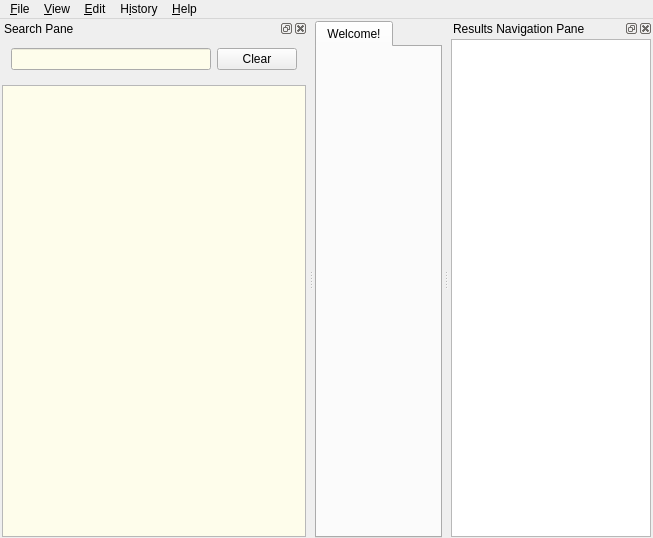
<?xml version="1.0" encoding="UTF-8"?>
<ui version="4.0">
 <class>MainWindow</class>
 <widget class="QMainWindow" name="MainWindow">
  <property name="geometry">
   <rect>
    <x>0</x>
    <y>0</y>
    <width>653</width>
    <height>538</height>
   </rect>
  </property>
  <property name="windowTitle">
   <string>GoldenDict</string>
  </property>
  <widget class="QWidget" name="centralWidget">
   <layout class="QHBoxLayout" name="horizontalLayout_2">
    <property name="leftMargin">
     <number>1</number>
    </property>
    <property name="topMargin">
     <number>2</number>
    </property>
    <property name="rightMargin">
     <number>1</number>
    </property>
    <property name="bottomMargin">
     <number>0</number>
    </property>
    <item>
     <widget class="MainTabWidget" name="tabWidget">
      <property name="currentIndex">
       <number>0</number>
      </property>
      <property name="iconSize">
       <size>
        <width>16</width>
        <height>16</height>
       </size>
      </property>
      <property name="elideMode">
       <enum>Qt::ElideRight</enum>
      </property>
      <widget class="QWidget" name="tab">
       <attribute name="title">
        <string>Welcome!</string>
       </attribute>
       <layout class="QHBoxLayout" name="horizontalLayout_4">
        <property name="margin">
         <number>0</number>
        </property>
       </layout>
      </widget>
     </widget>
    </item>
   </layout>
  </widget>
  <widget class="QMenuBar" name="menubar">
   <property name="geometry">
    <rect>
     <x>0</x>
     <y>0</y>
     <width>653</width>
     <height>27</height>
    </rect>
   </property>
   <widget class="QMenu" name="menuFile">
    <property name="title">
     <string>&amp;File</string>
    </property>
    <addaction name="newTab"/>
    <addaction name="separator"/>
    <addaction name="pageSetup"/>
    <addaction name="printPreview"/>
    <addaction name="print"/>
    <addaction name="separator"/>
    <addaction name="saveArticle"/>
    <addaction name="separator"/>
    <addaction name="rescanFiles"/>
    <addaction name="separator"/>
    <addaction name="actionCloseToTray"/>
    <addaction name="quit"/>
   </widget>
   <widget class="QMenu" name="menu_Edit">
    <property name="title">
     <string>&amp;Edit</string>
    </property>
    <addaction name="dictionaries"/>
    <addaction name="preferences"/>
   </widget>
   <widget class="QMenu" name="menu_Help">
    <property name="title">
     <string>&amp;Help</string>
    </property>
    <addaction name="visitHomepage"/>
    <addaction name="visitForum"/>
    <addaction name="separator"/>
    <addaction name="openConfigFolder"/>
    <addaction name="separator"/>
    <addaction name="about"/>
   </widget>
   <widget class="QMenu" name="menuView">
    <property name="title">
     <string>&amp;View</string>
    </property>
    <widget class="QMenu" name="menuZoom">
     <property name="title">
      <string>&amp;Zoom</string>
     </property>
    </widget>
    <addaction name="menuZoom"/>
   </widget>
   <widget class="QMenu" name="menuHistory">
    <property name="title">
     <string>H&amp;istory</string>
    </property>
    <addaction name="separator"/>
    <addaction name="clearHistory"/>
   </widget>
   <addaction name="menuFile"/>
   <addaction name="menuView"/>
   <addaction name="menu_Edit"/>
   <addaction name="menuHistory"/>
   <addaction name="menu_Help"/>
  </widget>
  <widget class="QDockWidget" name="dictsPane">
   <property name="windowTitle">
    <string>Results Navigation Pane</string>
   </property>
   <attribute name="dockWidgetArea">
    <number>2</number>
   </attribute>
   <widget class="DictsPaneWidget" name="dictsPaneWidget">
    <layout class="QVBoxLayout" name="verticalLayout_2">
     <property name="leftMargin">
      <number>2</number>
     </property>
     <property name="topMargin">
      <number>1</number>
     </property>
     <property name="rightMargin">
      <number>2</number>
     </property>
     <property name="bottomMargin">
      <number>1</number>
     </property>
     <item>
      <widget class="QListWidget" name="dictsList"/>
     </item>
    </layout>
   </widget>
  </widget>
  <widget class="QDockWidget" name="searchPane">
   <property name="windowTitle">
    <string>Search Pane</string>
   </property>
   <attribute name="dockWidgetArea">
    <number>1</number>
   </attribute>
   <widget class="SearchPaneWidget" name="searchPaneWidget">
    <property name="sizePolicy">
     <sizepolicy hsizetype="Preferred" vsizetype="Preferred">
      <horstretch>0</horstretch>
      <verstretch>0</verstretch>
     </sizepolicy>
    </property>
    <layout class="QVBoxLayout" name="verticalLayout">
     <property name="leftMargin">
      <number>2</number>
     </property>
     <property name="topMargin">
      <number>1</number>
     </property>
     <property name="rightMargin">
      <number>2</number>
     </property>
     <property name="bottomMargin">
      <number>1</number>
     </property>
     <item>
      <widget class="QFrame" name="horizontalFrame">
       <layout class="QHBoxLayout" name="horizontalLayout_5">
        <item>
         <widget class="QLineEdit" name="translateLine">
          <property name="minimumSize">
           <size>
            <width>200</width>
            <height>0</height>
           </size>
          </property>
          <property name="baseSize">
           <size>
            <width>0</width>
            <height>0</height>
           </size>
          </property>
          <property name="palette">
           <palette>
            <active>
             <colorrole role="Base">
              <brush brushstyle="SolidPattern">
               <color alpha="255">
                <red>254</red>
                <green>253</green>
                <blue>235</blue>
               </color>
              </brush>
             </colorrole>
            </active>
            <inactive>
             <colorrole role="Base">
              <brush brushstyle="SolidPattern">
               <color alpha="255">
                <red>254</red>
                <green>253</green>
                <blue>235</blue>
               </color>
              </brush>
             </colorrole>
            </inactive>
            <disabled>
             <colorrole role="Base">
              <brush brushstyle="SolidPattern">
               <color alpha="255">
                <red>255</red>
                <green>255</green>
                <blue>255</blue>
               </color>
              </brush>
             </colorrole>
            </disabled>
           </palette>
          </property>
          <property name="frame">
           <bool>true</bool>
          </property>
         </widget>
        </item>
        <item>
         <widget class="QPushButton" name="clearButton">
          <property name="text">
           <string>Clear</string>
          </property>
         </widget>
        </item>
       </layout>
      </widget>
     </item>
     <item>
      <widget class="QListWidget" name="wordList">
       <property name="palette">
        <palette>
         <active>
          <colorrole role="Base">
           <brush brushstyle="SolidPattern">
            <color alpha="255">
             <red>254</red>
             <green>253</green>
             <blue>235</blue>
            </color>
           </brush>
          </colorrole>
         </active>
         <inactive>
          <colorrole role="Base">
           <brush brushstyle="SolidPattern">
            <color alpha="255">
             <red>254</red>
             <green>253</green>
             <blue>235</blue>
            </color>
           </brush>
          </colorrole>
         </inactive>
         <disabled>
          <colorrole role="Base">
           <brush brushstyle="SolidPattern">
            <color alpha="255">
             <red>255</red>
             <green>255</green>
             <blue>255</blue>
            </color>
           </brush>
          </colorrole>
         </disabled>
        </palette>
       </property>
      </widget>
     </item>
    </layout>
   </widget>
  </widget>
  <action name="dictionaries">
   <property name="icon">
    <iconset>
     <normaloff>:/icons/book.png</normaloff>:/icons/book.png</iconset>
   </property>
   <property name="text">
    <string>&amp;Dictionaries...	F3</string>
   </property>
  </action>
  <action name="preferences">
   <property name="icon">
    <iconset>
     <normaloff>:/icons/configure.png</normaloff>:/icons/configure.png</iconset>
   </property>
   <property name="text">
    <string>&amp;Preferences...</string>
   </property>
   <property name="shortcut">
    <string>F4</string>
   </property>
  </action>
  <action name="visitHomepage">
   <property name="text">
    <string>&amp;Homepage</string>
   </property>
  </action>
  <action name="about">
   <property name="text">
    <string>&amp;About</string>
   </property>
   <property name="toolTip">
    <string>About GoldenDict</string>
   </property>
   <property name="shortcut">
    <string>F1</string>
   </property>
  </action>
  <action name="quit">
   <property name="text">
    <string>&amp;Quit</string>
   </property>
   <property name="toolTip">
    <string>Quit from application</string>
   </property>
   <property name="shortcut">
    <string>Ctrl+Q</string>
   </property>
  </action>
  <action name="visitForum">
   <property name="text">
    <string>&amp;Forum</string>
   </property>
  </action>
  <action name="actionCloseToTray">
   <property name="text">
    <string>&amp;Close To Tray</string>
   </property>
   <property name="toolTip">
    <string>Minimizes the window to tray</string>
   </property>
   <property name="shortcut">
    <string>Ctrl+F4</string>
   </property>
  </action>
  <action name="saveArticle">
   <property name="icon">
    <iconset>
     <normaloff>:/icons/filesave.png</normaloff>:/icons/filesave.png</iconset>
   </property>
   <property name="text">
    <string>&amp;Save Article</string>
   </property>
   <property name="toolTip">
    <string>Save Article</string>
   </property>
   <property name="shortcut">
    <string>F2</string>
   </property>
  </action>
  <action name="print">
   <property name="icon">
    <iconset>
     <normaloff>:/icons/print.png</normaloff>:/icons/print.png</iconset>
   </property>
   <property name="text">
    <string>&amp;Print</string>
   </property>
   <property name="shortcut">
    <string>Ctrl+P</string>
   </property>
  </action>
  <action name="pageSetup">
   <property name="text">
    <string>Page Set&amp;up</string>
   </property>
  </action>
  <action name="printPreview">
   <property name="text">
    <string>Print Preview</string>
   </property>
  </action>
  <action name="rescanFiles">
   <property name="text">
    <string>Rescan Files</string>
   </property>
   <property name="shortcut">
    <string>Ctrl+F5</string>
   </property>
  </action>
  <action name="clearHistory">
   <property name="text">
    <string>&amp;Clear</string>
   </property>
  </action>
  <action name="newTab">
   <property name="icon">
    <iconset>
     <normaloff>:/icons/addtab.png</normaloff>:/icons/addtab.png</iconset>
   </property>
   <property name="text">
    <string>New Tab</string>
   </property>
   <property name="shortcut">
    <string>Ctrl+T</string>
   </property>
   <property name="shortcutContext">
    <enum>Qt::WidgetShortcut</enum>
   </property>
  </action>
  <action name="openConfigFolder">
   <property name="text">
    <string>&amp;Configuration Folder</string>
   </property>
  </action>
 </widget>
 <customwidgets>
  <customwidget>
   <class>SearchPaneWidget</class>
   <extends>QWidget</extends>
   <header>searchpanewidget.hh</header>
   <container>1</container>
  </customwidget>
  <customwidget>
   <class>DictsPaneWidget</class>
   <extends>QWidget</extends>
   <header>dictspanewidget.hh</header>
   <container>1</container>
  </customwidget>
  <customwidget>
   <class>MainTabWidget</class>
   <extends>QTabWidget</extends>
   <header>maintabwidget.hh</header>
   <container>1</container>
  </customwidget>
 </customwidgets>
 <tabstops>
  <tabstop>tabWidget</tabstop>
  <tabstop>dictsList</tabstop>
 </tabstops>
 <resources/>
 <connections/>
</ui>
